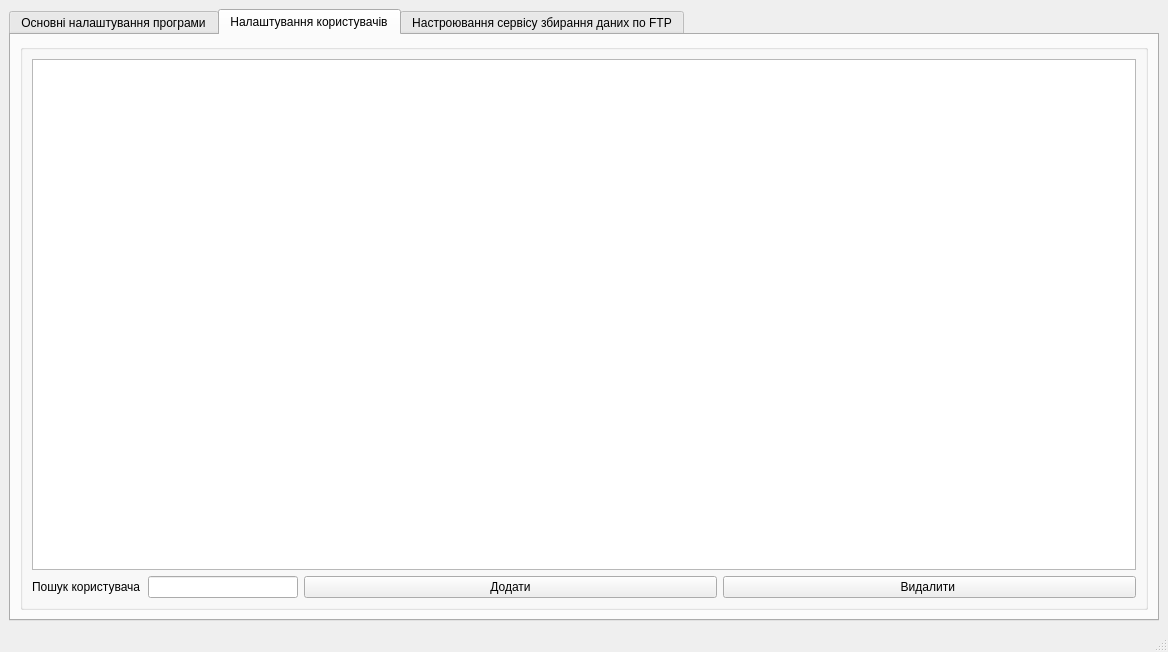
<?xml version="1.0" encoding="UTF-8"?>
<ui version="4.0">
 <class>MainWindow</class>
 <widget class="QMainWindow" name="MainWindow">
  <property name="windowModality">
   <enum>Qt::WindowModality::NonModal</enum>
  </property>
  <property name="geometry">
   <rect>
    <x>0</x>
    <y>0</y>
    <width>1168</width>
    <height>652</height>
   </rect>
  </property>
  <property name="minimumSize">
   <size>
    <width>1168</width>
    <height>652</height>
   </size>
  </property>
  <property name="maximumSize">
   <size>
    <width>16777215</width>
    <height>16777215</height>
   </size>
  </property>
  <property name="windowTitle">
   <string>MainWindow</string>
  </property>
  <widget class="QWidget" name="centralwidget">
   <layout class="QGridLayout" name="gridLayout_2">
    <item row="0" column="0">
     <widget class="QTabWidget" name="tabWidget">
      <property name="minimumSize">
       <size>
        <width>1150</width>
        <height>591</height>
       </size>
      </property>
      <property name="currentIndex">
       <number>1</number>
      </property>
      <widget class="QWidget" name="generalProperties">
       <attribute name="title">
        <string>Основні налаштування програми</string>
       </attribute>
       <layout class="QGridLayout" name="gridLayout_5">
        <item row="0" column="0">
         <widget class="QGroupBox" name="groupBox_12">
          <property name="title">
           <string/>
          </property>
          <layout class="QGridLayout" name="gridLayout_4">
           <item row="1" column="1">
            <widget class="QPushButton" name="saveConfigButton">
             <property name="maximumSize">
              <size>
               <width>200</width>
               <height>16777215</height>
              </size>
             </property>
             <property name="text">
              <string>Створити конфіг файл</string>
             </property>
            </widget>
           </item>
           <item row="1" column="2">
            <spacer name="horizontalSpacer">
             <property name="orientation">
              <enum>Qt::Orientation::Horizontal</enum>
             </property>
             <property name="sizeHint" stdset="0">
              <size>
               <width>40</width>
               <height>20</height>
              </size>
             </property>
            </spacer>
           </item>
           <item row="0" column="0" colspan="3">
            <widget class="QTableWidget" name="settingsTableWidget"/>
           </item>
          </layout>
         </widget>
        </item>
       </layout>
      </widget>
      <widget class="QWidget" name="userProperties">
       <attribute name="title">
        <string>Налаштування користувачів</string>
       </attribute>
       <layout class="QGridLayout" name="gridLayout">
        <item row="0" column="0">
         <widget class="QGroupBox" name="groupBox_7">
          <property name="title">
           <string/>
          </property>
          <layout class="QGridLayout" name="gridLayout_6">
           <item row="1" column="0">
            <widget class="QLabel" name="findUserLabel">
             <property name="maximumSize">
              <size>
               <width>110</width>
               <height>16777215</height>
              </size>
             </property>
             <property name="text">
              <string>Пошук користувача</string>
             </property>
            </widget>
           </item>
           <item row="1" column="1">
            <widget class="QLineEdit" name="findUserEdit">
             <property name="maximumSize">
              <size>
               <width>150</width>
               <height>16777215</height>
              </size>
             </property>
            </widget>
           </item>
           <item row="0" column="0" colspan="4">
            <widget class="QTableWidget" name="userTableWidget"/>
           </item>
           <item row="1" column="3">
            <widget class="QPushButton" name="deleteUserButton">
             <property name="text">
              <string>Видалити </string>
             </property>
            </widget>
           </item>
           <item row="1" column="2">
            <widget class="QPushButton" name="addUserButton">
             <property name="text">
              <string>Додати</string>
             </property>
            </widget>
           </item>
          </layout>
         </widget>
        </item>
       </layout>
      </widget>
      <widget class="QWidget" name="ftpProperties">
       <attribute name="title">
        <string>Настроювання сервісу збирання даних по FTP</string>
       </attribute>
       <layout class="QGridLayout" name="gridLayout_3">
        <item row="0" column="0">
         <widget class="QGroupBox" name="groupBox_4">
          <property name="maximumSize">
           <size>
            <width>16777215</width>
            <height>125122</height>
           </size>
          </property>
          <property name="title">
           <string>Настроювання параметрів віддалених серверів та локальних ресурсів </string>
          </property>
          <layout class="QGridLayout" name="gridLayout_7">
           <item row="1" column="3">
            <spacer name="horizontalSpacer_2">
             <property name="orientation">
              <enum>Qt::Orientation::Horizontal</enum>
             </property>
             <property name="sizeHint" stdset="0">
              <size>
               <width>40</width>
               <height>20</height>
              </size>
             </property>
            </spacer>
           </item>
           <item row="1" column="2">
            <widget class="QPushButton" name="refreshFtpTableButton">
             <property name="text">
              <string>Оновити</string>
             </property>
             <property name="autoDefault">
              <bool>false</bool>
             </property>
             <property name="default">
              <bool>false</bool>
             </property>
            </widget>
           </item>
           <item row="0" column="0" colspan="4">
            <widget class="QTableWidget" name="serviceTreeTableWidget"/>
           </item>
           <item row="1" column="1">
            <widget class="QCheckBox" name="filledParamsCheck">
             <property name="text">
              <string>Заповнені параметри</string>
             </property>
            </widget>
           </item>
          </layout>
         </widget>
        </item>
       </layout>
      </widget>
     </widget>
    </item>
   </layout>
  </widget>
  <widget class="QMenuBar" name="menubar">
   <property name="geometry">
    <rect>
     <x>0</x>
     <y>0</y>
     <width>1168</width>
     <height>21</height>
    </rect>
   </property>
  </widget>
  <widget class="QStatusBar" name="statusbar"/>
 </widget>
 <resources/>
 <connections/>
</ui>
